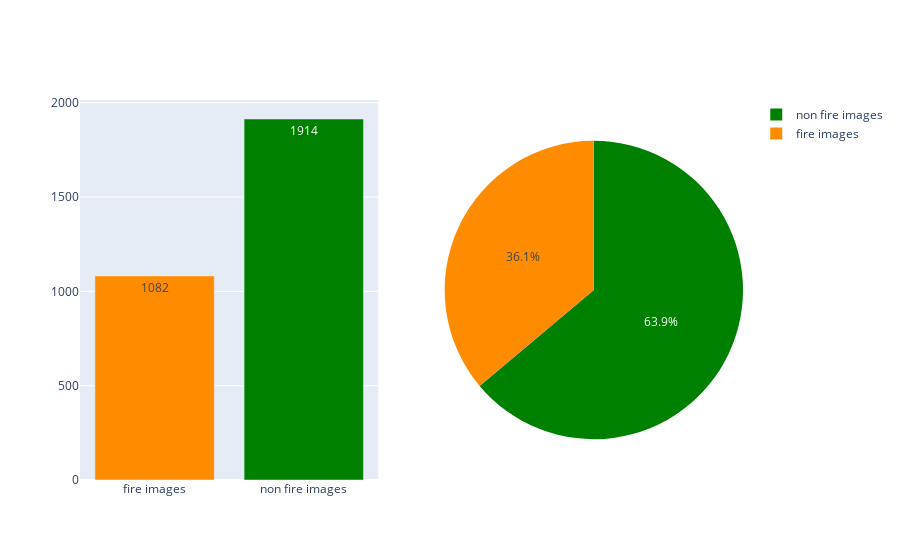

The notebook cell this image was saved under:
### Code cell
labels = ["fire images", "non fire images"]
counts = [fire_images, non_fire_images]

fig = make_subplots(rows=1, cols=2, specs=[[{"type": "xy"}, {"type": "pie"}]])

bar_trace = go.Bar(
    x = labels,
    y = counts,
    marker_color = ['darkorange','green'],
    text = [str(count) for count in counts],
    showlegend = False)

fig.add_trace(bar_trace,row=1,col=1)

fig.add_trace(go.Pie(
     values = counts,
     labels=labels,
    marker=dict(colors=['darkorange','green'])),
    row=1, col=2)

### Figure 1 — Plotly figure (JSON) as saved in the notebook; plotly's stock layout.template omitted (floating-point values rounded to 4 significant figures)
{"data": [{"marker": {"color": ["darkorange", "green"]}, "showlegend": false, "text": ["1082", "1914"], "type": "bar", "x": ["fire images", "non fire images"], "xaxis": "x", "y": [1082, 1914], "yaxis": "y"}, {"domain": {"x": [0.55, 1], "y": [0, 1]}, "labels": ["fire images", "non fire images"], "marker": {"colors": ["darkorange", "green"]}, "type": "pie", "values": [1082, 1914]}], "layout": {"xaxis": {"anchor": "y", "domain": [0, 0.45]}, "yaxis": {"anchor": "x", "domain": [0, 1]}}}
